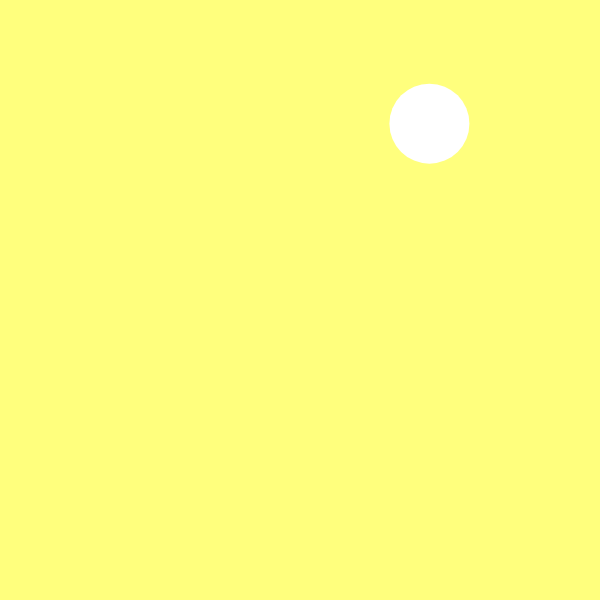
Frame 1 (no input)
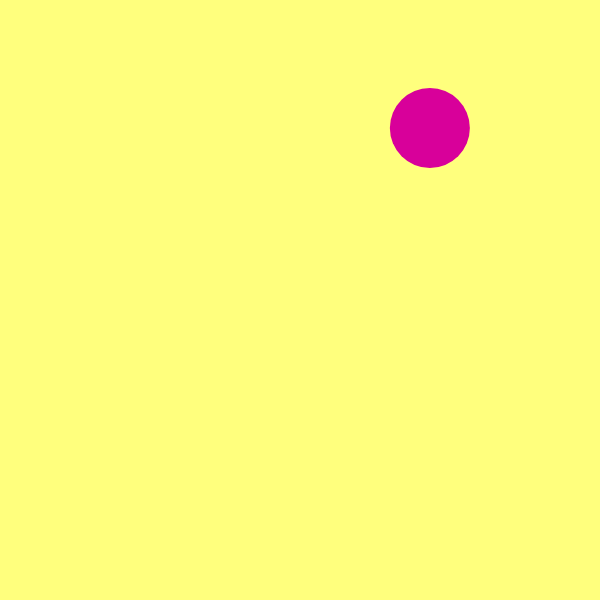
Frame 60 (no input)
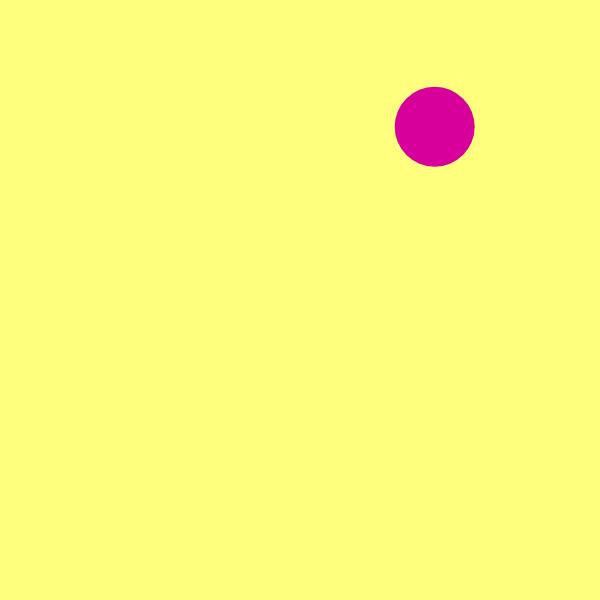
Frame 120 (the mouse pressed at the canvas centre since frame 60)

The p5.js sketch that drew these frames (run headless with seeded random() and noise() and a simulated clock; from frame 60 on, the mouse is pressed at the canvas centre):

// p5.js sketch
// ── sketch.js
//nuestra burbuja
var bubbles = [];

//iniciamos el canvas
function setup(){
  createCanvas(600, 600);
  bubbles.push(new Bubble());
}
//Dibujamos la burbuja
function draw(){
  background(255, 255, 125);
  for (var i = 0; i < bubbles.length; i++) {
    bubbles[i].move();
    bubbles[i].show();
  }
}

function mousePressed(){
  for (var i = 0; i < bubbles.length; i++) {
    if (bubbles[i].clicked(mouseX, mouseY)) {
      console.log("has dado a la burbuja")
    }
  }
}

// ── bubble.js
function Bubble(){
  //Hacemos que aparezca en una posicion aleatoria
  this.position = createVector(random(width), random(height));
  this.radius = 80;
  //generamos un color aleatorio
  this.colorBubble = color(random(100,255),0,random(100,255));

  //Controlamos la explosion
  this.clicked = function(x, y){
    var distance = dist(this.position.x, this.position.y, x, y);

    if (distance < this.radius) {
      return true;
    }else{
      return false;
    }
  }

  //Controlamos el movimiento de nuestra burbuja
  this.move = function(){
    var vel = p5.Vector.random2D();
    this.position.add(vel);
  }
  //Creamos y coloreamos nuestra burbuja
  this.show = function(){
    noStroke();
    ellipse(this.position.x, this.position.y, this.radius, this.radius);
    fill(this.colorBubble);
  }
}
